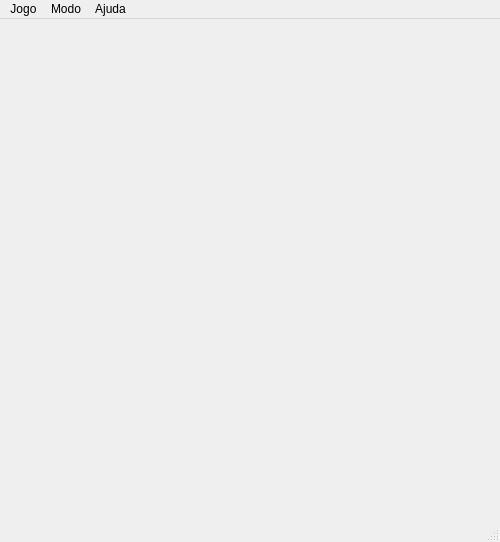
<?xml version="1.0" encoding="UTF-8"?>
<ui version="4.0">
 <class>Picaria</class>
 <widget class="QMainWindow" name="Picaria">
  <property name="geometry">
   <rect>
    <x>0</x>
    <y>0</y>
    <width>500</width>
    <height>542</height>
   </rect>
  </property>
  <property name="windowTitle">
   <string>Picaria</string>
  </property>
  <widget class="QWidget" name="centralwidget">
   <property name="minimumSize">
    <size>
     <width>500</width>
     <height>500</height>
    </size>
   </property>
   <property name="maximumSize">
    <size>
     <width>400</width>
     <height>400</height>
    </size>
   </property>
   <property name="autoFillBackground">
    <bool>false</bool>
   </property>
   <property name="styleSheet">
    <string notr="true">#centralwidget {
	background: url(':/gridRefactor');
	background-repeat: no-repeat;
}</string>
   </property>
   <widget class="Hole" name="hole00">
    <property name="geometry">
     <rect>
      <x>10</x>
      <y>10</y>
      <width>100</width>
      <height>100</height>
     </rect>
    </property>
    <property name="minimumSize">
     <size>
      <width>100</width>
      <height>100</height>
     </size>
    </property>
    <property name="maximumSize">
     <size>
      <width>100</width>
      <height>100</height>
     </size>
    </property>
    <property name="styleSheet">
     <string notr="true">QPushButton {
	border: none;
	outline: none;
}</string>
    </property>
    <property name="icon">
     <iconset resource="Picaria.qrc">
      <normaloff>:/empty</normaloff>:/empty</iconset>
    </property>
    <property name="iconSize">
     <size>
      <width>50</width>
      <height>50</height>
     </size>
    </property>
    <property name="flat">
     <bool>true</bool>
    </property>
    <property name="row" stdset="0">
     <number>0</number>
    </property>
    <property name="col" stdset="0">
     <number>0</number>
    </property>
   </widget>
   <widget class="Hole" name="hole01">
    <property name="geometry">
     <rect>
      <x>200</x>
      <y>10</y>
      <width>100</width>
      <height>100</height>
     </rect>
    </property>
    <property name="minimumSize">
     <size>
      <width>100</width>
      <height>100</height>
     </size>
    </property>
    <property name="maximumSize">
     <size>
      <width>100</width>
      <height>100</height>
     </size>
    </property>
    <property name="styleSheet">
     <string notr="true">QPushButton {
	border: none;
	outline: none;
}</string>
    </property>
    <property name="icon">
     <iconset resource="Picaria.qrc">
      <normaloff>:/empty</normaloff>:/empty</iconset>
    </property>
    <property name="iconSize">
     <size>
      <width>50</width>
      <height>50</height>
     </size>
    </property>
    <property name="flat">
     <bool>true</bool>
    </property>
    <property name="row" stdset="0">
     <number>0</number>
    </property>
    <property name="col" stdset="0">
     <number>1</number>
    </property>
   </widget>
   <widget class="Hole" name="hole10">
    <property name="geometry">
     <rect>
      <x>10</x>
      <y>200</y>
      <width>100</width>
      <height>100</height>
     </rect>
    </property>
    <property name="minimumSize">
     <size>
      <width>100</width>
      <height>100</height>
     </size>
    </property>
    <property name="maximumSize">
     <size>
      <width>100</width>
      <height>100</height>
     </size>
    </property>
    <property name="styleSheet">
     <string notr="true">QPushButton {
	border: none;
	outline: none;
}</string>
    </property>
    <property name="icon">
     <iconset resource="Picaria.qrc">
      <normaloff>:/empty</normaloff>:/empty</iconset>
    </property>
    <property name="iconSize">
     <size>
      <width>50</width>
      <height>50</height>
     </size>
    </property>
    <property name="flat">
     <bool>true</bool>
    </property>
    <property name="row" stdset="0">
     <number>1</number>
    </property>
    <property name="col" stdset="0">
     <number>0</number>
    </property>
   </widget>
   <widget class="Hole" name="hole11">
    <property name="geometry">
     <rect>
      <x>200</x>
      <y>200</y>
      <width>100</width>
      <height>100</height>
     </rect>
    </property>
    <property name="minimumSize">
     <size>
      <width>100</width>
      <height>100</height>
     </size>
    </property>
    <property name="maximumSize">
     <size>
      <width>100</width>
      <height>100</height>
     </size>
    </property>
    <property name="styleSheet">
     <string notr="true">QPushButton {
	border: none;
	outline: none;
}</string>
    </property>
    <property name="icon">
     <iconset resource="Picaria.qrc">
      <normaloff>:/empty</normaloff>:/empty</iconset>
    </property>
    <property name="iconSize">
     <size>
      <width>50</width>
      <height>50</height>
     </size>
    </property>
    <property name="flat">
     <bool>true</bool>
    </property>
    <property name="row" stdset="0">
     <number>1</number>
    </property>
    <property name="col" stdset="0">
     <number>1</number>
    </property>
   </widget>
   <widget class="Hole" name="hole12">
    <property name="geometry">
     <rect>
      <x>390</x>
      <y>200</y>
      <width>100</width>
      <height>100</height>
     </rect>
    </property>
    <property name="minimumSize">
     <size>
      <width>100</width>
      <height>100</height>
     </size>
    </property>
    <property name="maximumSize">
     <size>
      <width>100</width>
      <height>100</height>
     </size>
    </property>
    <property name="styleSheet">
     <string notr="true">QPushButton {
	border: none;
	outline: none;
}</string>
    </property>
    <property name="icon">
     <iconset resource="Picaria.qrc">
      <normaloff>:/empty</normaloff>:/empty</iconset>
    </property>
    <property name="iconSize">
     <size>
      <width>50</width>
      <height>50</height>
     </size>
    </property>
    <property name="flat">
     <bool>true</bool>
    </property>
    <property name="row" stdset="0">
     <number>1</number>
    </property>
    <property name="col" stdset="0">
     <number>2</number>
    </property>
   </widget>
   <widget class="Hole" name="hole20">
    <property name="geometry">
     <rect>
      <x>10</x>
      <y>400</y>
      <width>100</width>
      <height>100</height>
     </rect>
    </property>
    <property name="minimumSize">
     <size>
      <width>100</width>
      <height>100</height>
     </size>
    </property>
    <property name="maximumSize">
     <size>
      <width>100</width>
      <height>100</height>
     </size>
    </property>
    <property name="styleSheet">
     <string notr="true">QPushButton {
	border: none;
	outline: none;
}</string>
    </property>
    <property name="icon">
     <iconset resource="Picaria.qrc">
      <normaloff>:/empty</normaloff>:/empty</iconset>
    </property>
    <property name="iconSize">
     <size>
      <width>50</width>
      <height>50</height>
     </size>
    </property>
    <property name="flat">
     <bool>true</bool>
    </property>
    <property name="row" stdset="0">
     <number>2</number>
    </property>
    <property name="col" stdset="0">
     <number>0</number>
    </property>
   </widget>
   <widget class="Hole" name="hole21">
    <property name="geometry">
     <rect>
      <x>200</x>
      <y>400</y>
      <width>100</width>
      <height>100</height>
     </rect>
    </property>
    <property name="minimumSize">
     <size>
      <width>100</width>
      <height>100</height>
     </size>
    </property>
    <property name="maximumSize">
     <size>
      <width>100</width>
      <height>100</height>
     </size>
    </property>
    <property name="styleSheet">
     <string notr="true">QPushButton {
	border: none;
	outline: none;
}</string>
    </property>
    <property name="icon">
     <iconset resource="Picaria.qrc">
      <normaloff>:/empty</normaloff>:/empty</iconset>
    </property>
    <property name="iconSize">
     <size>
      <width>50</width>
      <height>50</height>
     </size>
    </property>
    <property name="flat">
     <bool>true</bool>
    </property>
    <property name="row" stdset="0">
     <number>2</number>
    </property>
    <property name="col" stdset="0">
     <number>1</number>
    </property>
   </widget>
   <widget class="Hole" name="hole22">
    <property name="geometry">
     <rect>
      <x>390</x>
      <y>400</y>
      <width>100</width>
      <height>100</height>
     </rect>
    </property>
    <property name="minimumSize">
     <size>
      <width>100</width>
      <height>100</height>
     </size>
    </property>
    <property name="maximumSize">
     <size>
      <width>100</width>
      <height>100</height>
     </size>
    </property>
    <property name="styleSheet">
     <string notr="true">QPushButton {
	border: none;
	outline: none;
}</string>
    </property>
    <property name="icon">
     <iconset resource="Picaria.qrc">
      <normaloff>:/empty</normaloff>:/empty</iconset>
    </property>
    <property name="iconSize">
     <size>
      <width>50</width>
      <height>50</height>
     </size>
    </property>
    <property name="flat">
     <bool>true</bool>
    </property>
    <property name="row" stdset="0">
     <number>2</number>
    </property>
    <property name="col" stdset="0">
     <number>2</number>
    </property>
   </widget>
   <widget class="Hole" name="hole02">
    <property name="geometry">
     <rect>
      <x>390</x>
      <y>10</y>
      <width>100</width>
      <height>100</height>
     </rect>
    </property>
    <property name="minimumSize">
     <size>
      <width>100</width>
      <height>100</height>
     </size>
    </property>
    <property name="maximumSize">
     <size>
      <width>100</width>
      <height>100</height>
     </size>
    </property>
    <property name="styleSheet">
     <string notr="true">QPushButton {
	border: none;
	outline: none;
}</string>
    </property>
    <property name="icon">
     <iconset resource="Picaria.qrc">
      <normaloff>:/empty</normaloff>:/empty</iconset>
    </property>
    <property name="iconSize">
     <size>
      <width>50</width>
      <height>50</height>
     </size>
    </property>
    <property name="flat">
     <bool>true</bool>
    </property>
    <property name="row" stdset="0">
     <number>0</number>
    </property>
    <property name="col" stdset="0">
     <number>2</number>
    </property>
   </widget>
  </widget>
  <widget class="QMenuBar" name="menubar">
   <property name="geometry">
    <rect>
     <x>0</x>
     <y>0</y>
     <width>500</width>
     <height>20</height>
    </rect>
   </property>
   <widget class="QMenu" name="menuJogo">
    <property name="title">
     <string>Jogo</string>
    </property>
    <addaction name="actionSair"/>
    <addaction name="actionSair_2"/>
   </widget>
   <widget class="QMenu" name="menuAjuda">
    <property name="title">
     <string>Modo</string>
    </property>
    <addaction name="actionSobre"/>
    <addaction name="action13_Buracos"/>
   </widget>
   <widget class="QMenu" name="menuAjuda_2">
    <property name="title">
     <string>Ajuda</string>
    </property>
    <addaction name="actionSobre_2"/>
   </widget>
   <addaction name="menuJogo"/>
   <addaction name="menuAjuda"/>
   <addaction name="menuAjuda_2"/>
  </widget>
  <widget class="QStatusBar" name="statusbar"/>
  <action name="actionSair">
   <property name="text">
    <string>Novo</string>
   </property>
  </action>
  <action name="actionSobre">
   <property name="text">
    <string>9 Buracos</string>
   </property>
  </action>
  <action name="actionSair_2">
   <property name="text">
    <string>Sair</string>
   </property>
  </action>
  <action name="action13_Buracos">
   <property name="text">
    <string>13 Buracos</string>
   </property>
  </action>
  <action name="actionSobre_2">
   <property name="text">
    <string>Sobre</string>
   </property>
  </action>
 </widget>
 <customwidgets>
  <customwidget>
   <class>Hole</class>
   <extends>QPushButton</extends>
   <header location="global">Hole.h</header>
  </customwidget>
 </customwidgets>
 <resources>
  <include location="Picaria.qrc"/>
 </resources>
 <connections/>
</ui>
